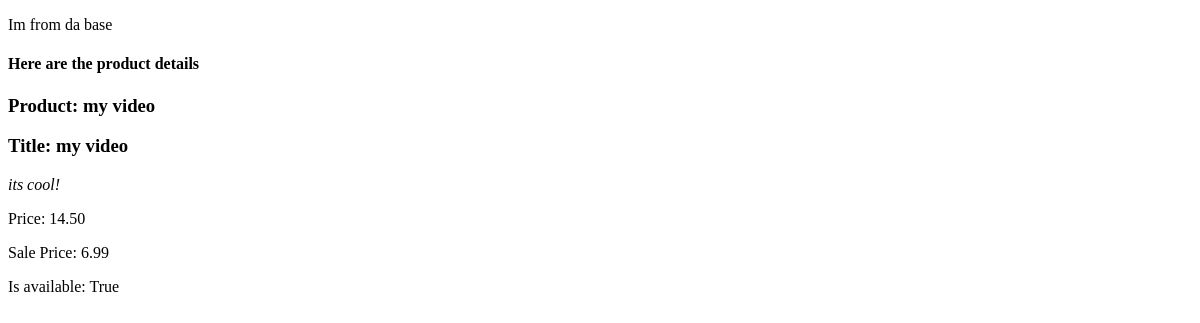
Page /products/7/ on the earlier database version.
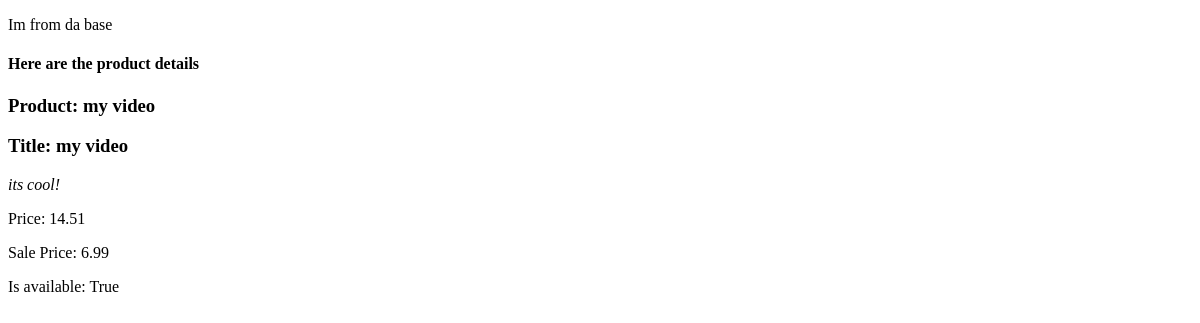
Same page on the later database version.
### products/models.py (models this page shows)
class Product(m.Model):
    title = m.CharField(max_length=30)
    slug = m.SlugField(blank=True, unique=True)
    description = m.TextField(blank=True)
    price = m.DecimalField(max_digits=100, decimal_places=2, default=9.99)
    sale_price = m.DecimalField(max_digits=100, decimal_places=2, default=6.99, null=True, blank=True)
    is_available = m.BooleanField()  # is the product available to purchase?
    def __str__(self):
        return self.title

### products/views.py (the view)
# urls.py: url(r'^products/(?P<pk>\d+)/$', product_views.ProductDetailView.as_view(), name='product_detail_view'),
class ProductDetailView(MultiSlugMixin, DetailView):
    model = Product
    def get_context_data(self, **kwargs):
        context = super(ProductDetailView, self).get_context_data()
        print('Using detail view!\n')
        print(context)
        return context

### digitalmarket/mixins.py (called while the page is built)
    def get_object(self):
        print(self.kwargs)
        slug = self.kwargs.get('slug')
        ModelClass = self.model
        if slug is not None:
            try:
                obj = get_object_or_404(ModelClass, slug=slug)
            except ModelClass.MultipleObjectsReturned:
                obj = ModelClass.objects.filter(slug=slug).order_by('title').first()
        else:
            obj = super(MultiSlugMixin, self).get_object()
        return obj

### templates/products/product_detail.html (shortened to what this page needs)
{%  extends 'base.html' %}
{% block content %}
    {{ block.super }}
    <h4>Here are the product details</h4>
    <h3>Product: {{ object }}</h3>
    <h3>Title: {{ object.title }}</h3>
    <i>{{ object.description }}</i>
    <p>Price: {{ object.price }}</p>
    <p>Sale Price: {{ object.sale_price }}</p>
    <p>Is available: {{ object.is_available }}</p>
{% endblock %}

Differences in the rows shown:
changed Product "my video": price "14.50" → "14.51"
